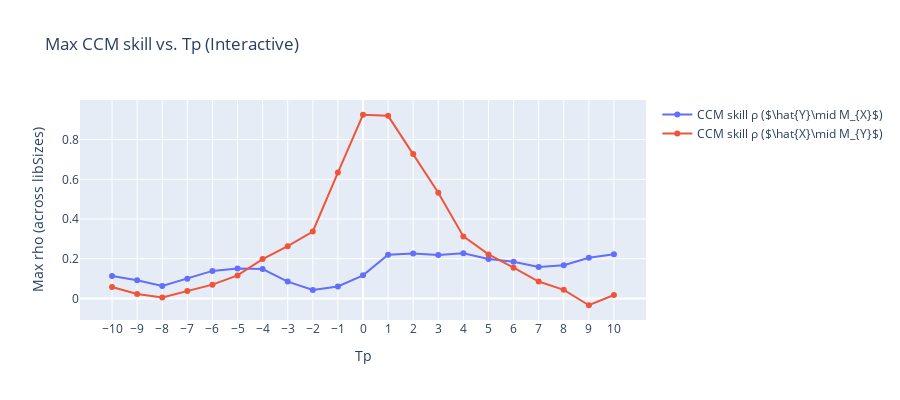

This figure's notebook cell:
### Code cell
import pandas as pd
from pyEDM import CCM
import numpy as np
import plotly.graph_objects as go



forward_key = 'X:Y'
reverse_key = 'Y:X'
column_name = 'X'
target_name = 'Y'   

Tps=range(-10, 11)

forward_max_rhos = []
reverse_max_rhos = []


df = pd.DataFrame({
        "Time":        time,
        'X':   X,  # predictor
        'Y':  Y, # target
    })



for Tp in Tps:
    ccm_out = CCM(
        dataFrame   = df,
        E           = 3,
        tau         = 1,
        columns     = 'X',   # predictor
        target      = 'Y',   # target
        libSizes    = '100 200 300 400',
        sample      = 100,
        random      = True,
        replacement = False,
        Tp          = Tp
    )

    # Extract max cross mapping skill for X->Y and Y->X
    forward_rho = ccm_out[forward_key][3]  # X->Y
    reverse_rho = ccm_out[reverse_key][3]  # Y->X

    forward_max_rhos.append(forward_rho)
    reverse_max_rhos.append(reverse_rho)

# Convert Tps to a list for final return
Tps_list = list(Tps)


fig = go.Figure()

# Forward: X->Y
fig.add_trace(go.Scatter(
    x=Tps_list, 
    y=forward_max_rhos, 
    mode='lines+markers',
    name=fr"CCM skill ρ ($\hat{{{target_name}}}\mid M_{{{column_name}}}$)"
))
# Reverse: Y->X
fig.add_trace(go.Scatter(
    x=Tps_list, 
    y=reverse_max_rhos, 
    mode='lines+markers',
    name=fr"CCM skill ρ ($\hat{{{column_name}}}\mid M_{{{target_name}}}$)"
))

fig.update_layout(
    title="Max CCM skill vs. Tp (Interactive)",
    xaxis_title="Tp",
    yaxis_title="Max rho (across libSizes)",
    width=900,
    height=400
)
# Set discrete ticks so that all Tps appear
fig.update_xaxes(tickmode='array', tickvals=Tps_list)

fig.show()

### Figure 1 — Plotly figure (JSON) as saved in the notebook; plotly's stock layout.template omitted (floating-point values rounded to 4 significant figures)
{"data": [{"mode": "lines+markers", "name": "CCM skill ρ ($\\hat{Y}\\mid M_{X}$)", "type": "scatter", "x": [-10, -9, -8, -7, -6, -5, -4, -3, -2, -1, 0, 1, 2, 3, 4, 5, 6, 7, 8, 9, 10], "y": [0.1134, 0.0912, 0.06294, 0.0995, 0.1388, 0.1514, 0.1479, 0.08491, 0.04231, 0.06034, 0.1162, 0.2199, 0.2262, 0.2183, 0.2272, 0.1985, 0.1849, 0.1579, 0.1675, 0.2047, 0.2224]}, {"mode": "lines+markers", "name": "CCM skill ρ ($\\hat{X}\\mid M_{Y}$)", "type": "scatter", "x": [-10, -9, -8, -7, -6, -5, -4, -3, -2, -1, 0, 1, 2, 3, 4, 5, 6, 7, 8, 9, 10], "y": [0.05723, 0.02216, 0.004693, 0.03792, 0.0695, 0.116, 0.1981, 0.263, 0.3371, 0.6336, 0.925, 0.9195, 0.7274, 0.5322, 0.3126, 0.2219, 0.1549, 0.08509, 0.0435, -0.03425, 0.0176]}], "layout": {"height": 400, "title": {"text": "Max CCM skill vs. Tp (Interactive)"}, "width": 900, "xaxis": {"tickmode": "array", "tickvals": [-10, -9, -8, -7, -6, -5, -4, -3, -2, -1, 0, 1, 2, 3, 4, 5, 6, 7, 8, 9, 10], "title": {"text": "Tp"}}, "yaxis": {"title": {"text": "Max rho (across libSizes)"}}}}
